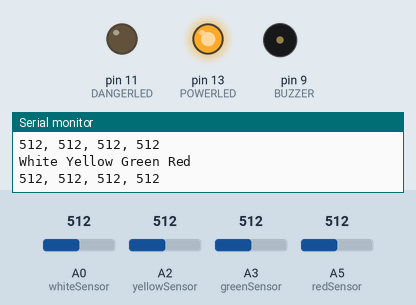
Simulated run of this sketch. Board: Arduino Uno, built with avr-gcc and run on an emulated ATmega328P. Parts: output pins drawn as LEDs (lit = HIGH), buzzer (waves = sounding), the last lines printed to the serial monitor. Dashed ring = blinking. Inputs (shaded band) come from the test bench; at power-on: A0 (whiteSensor) = 512, A2 (yellowSensor) = 512, A3 (greenSensor) = 512, A5 (redSensor) = 512. Storage starts empty.

Above: at 1.3 s.
1.4 s: A0 (whiteSensor) set to 586
4.2 s: A0 (whiteSensor) set to 613
At 7.4 s:
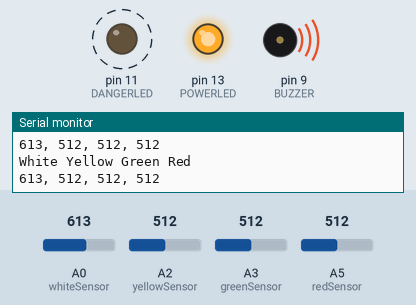
Timing chart, 0 to 12.7 s (numbered marks = the images above; inputs shaded):
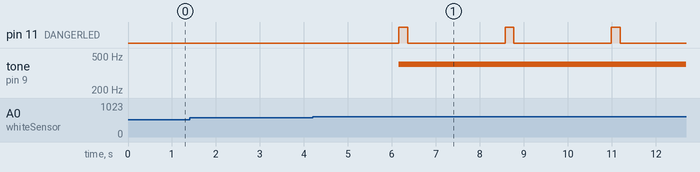

The sketch:

buzzer.ino
```cpp
/*
 * Use a 100KOhm resitor in series with the FSR
 * One pin of the resistor goes to GND and other to A0
 * One pin of the FSR goes to A0 and the other to 5V
 */

#include <SPI.h>
#include <SD.h>

//defined pins for interface
#define BUZZER 9
#define POWERLED 13
#define DANGERLED 11

//Pins for the analog input of the sensors
#define whiteSensor A0
#define yellowSensor A2
#define greenSensor A3
#define redSensor A5

const int chipSelect = 4; //May actually use pin 10 according to the code

void setup() {
  Serial.begin(9600);
  pinMode(BUZZER, OUTPUT);
  pinMode(POWERLED, OUTPUT);
  pinMode(DANGERLED, OUTPUT);
  digitalWrite(POWERLED, HIGH);
  digitalWrite(DANGERLED, LOW);

  if (!SD.begin(chipSelect)){
    Serial.println("SD card failed!");
    return;
  }
  Serial.println("Card initialized...");

  File dataFile = SD.open("header.csv", FILE_WRITE);
  if (dataFile) {
    dataFile.println("A0, A2, A3, A5");
    dataFile.println("White, Yellow, Green, Red");
    dataFile.close();
  }
  else {
    Serial.println("Could not open data file");
    return;
  }
}

void loop() {
  String dataString = "";  //string that buffer the sensor value

  // read the value from the sensor:
  int whiteValue = analogRead(whiteSensor);
  int yellowValue = analogRead(yellowSensor);
  int greenValue = analogRead(greenSensor);
  int redValue = analogRead(redSensor);

  dataString = String(whiteValue) + ", " + String(yellowValue) + ", " + String(greenValue) + ", " + String(redValue);

  //Write to the SD card
  File dataFile = SD.open("datalog.csv", FILE_WRITE);
  if (dataFile){
    dataFile.println(dataString);
    dataFile.close();
    Serial.println("White Yellow Green Red");
    Serial.println(dataString);
  }
  else {
    Serial.println("Coudl not acces the file");
  }

  delay(500);

  //Case for when the user is in danger
  //*****Change this for a timer interrupt later
  if (whiteValue > 600 | yellowValue > 600 | greenValue > 600 | redValue > 600){
    delay (1000);
     if (whiteValue > 600 | yellowValue > 600 | greenValue > 600 | redValue > 600){
      tone(BUZZER, 400);
      digitalWrite(DANGERLED, HIGH);
      delay(200);
      digitalWrite(DANGERLED, LOW);
      delay(200 + 500);
    }
  }
}
```

Measured:
- the behaviour switches between 600 and 601 on A0 (whiteSensor) (found by bisection; images 0 and 1)
- after the input at 4.2 s, pin 11 (DANGERLED): alternates HIGH for 0.20 s and LOW for 2.2 s, starting after 2.0 s; tone on pin 9 (BUZZER): silent → 400 Hz after 2.0 s
